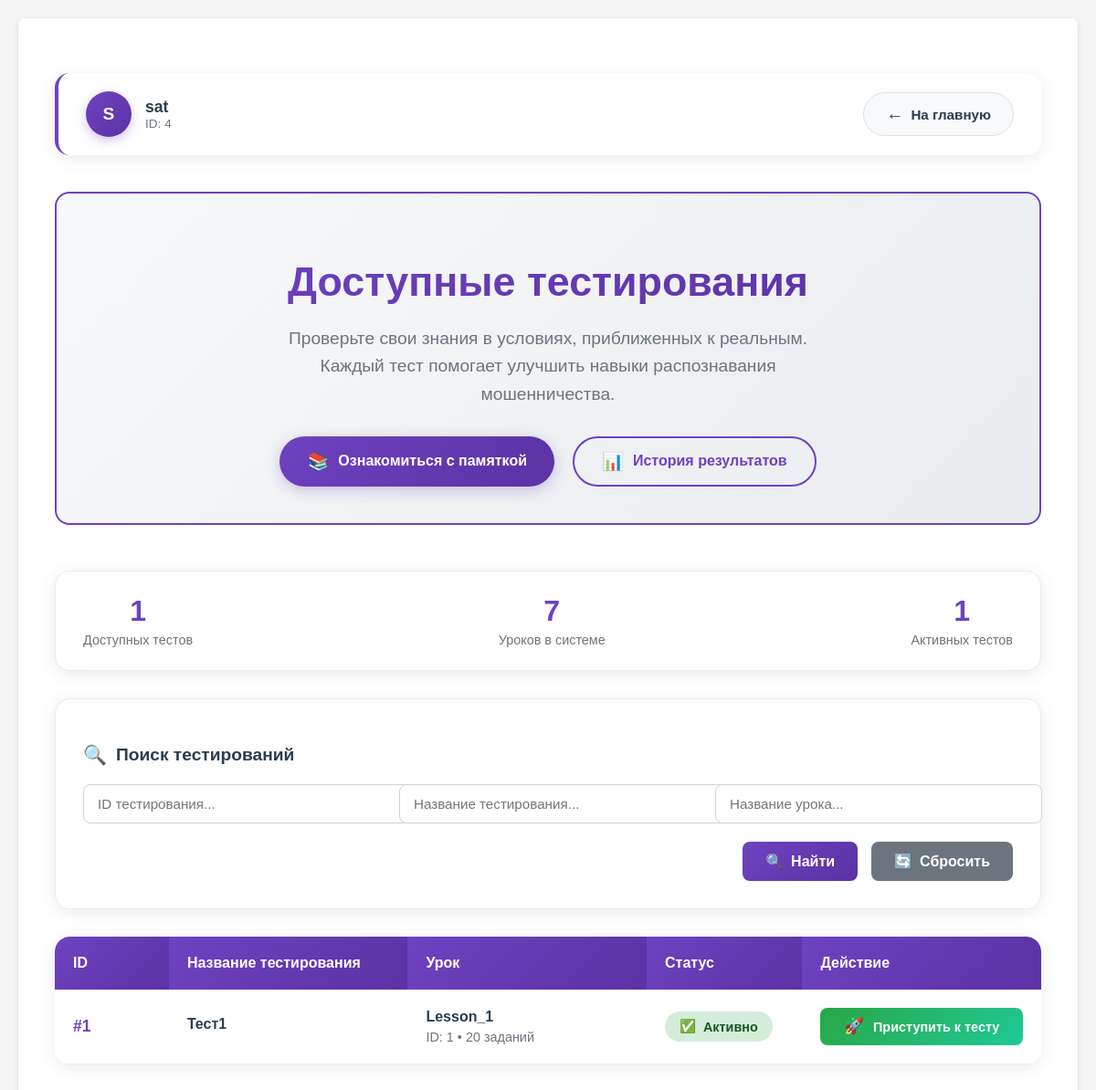
The app's page /test_room_preview (signed in), older data.
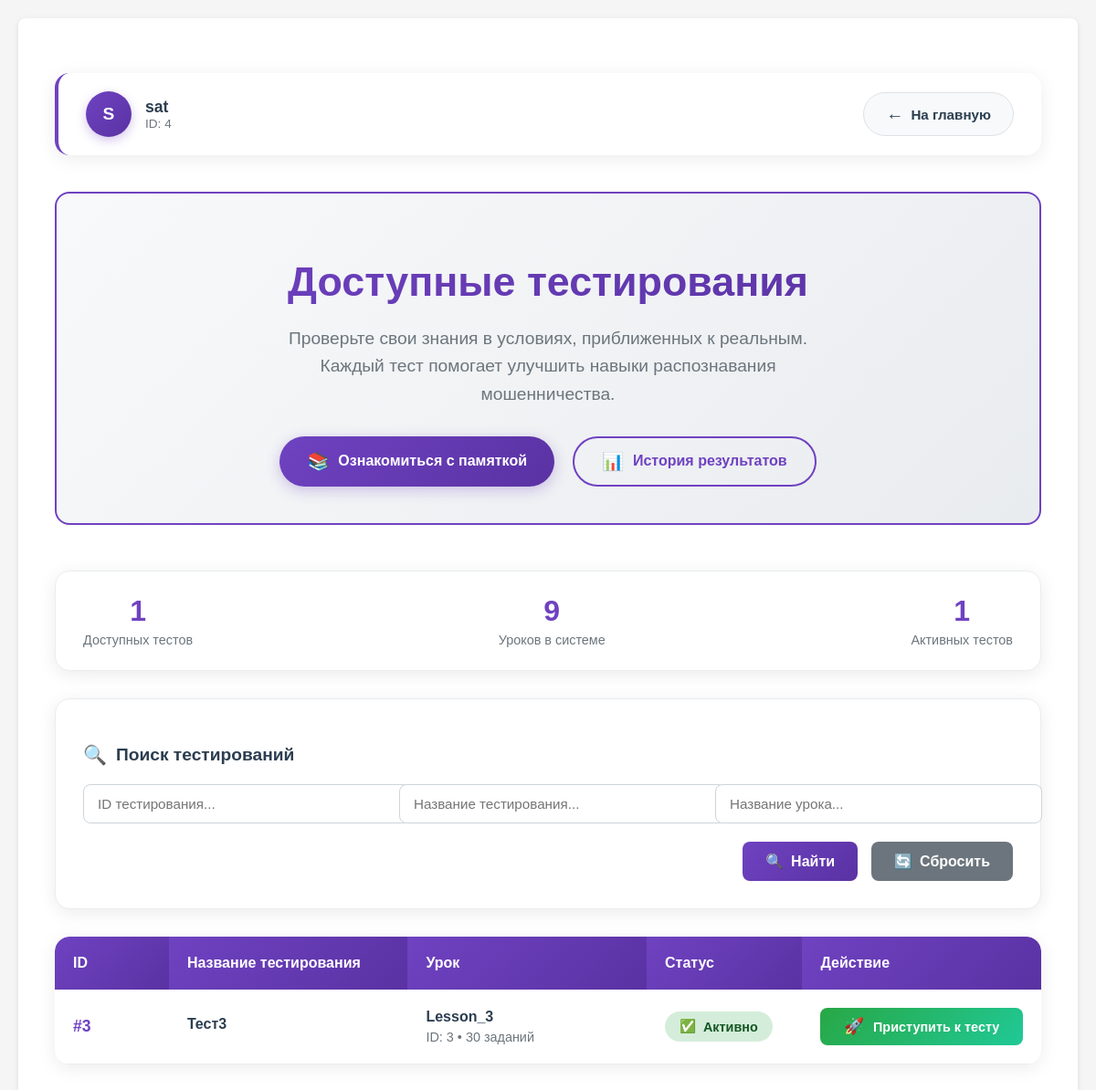
The same page, newer data.
### app.py (models this page shows, shortened)
class Testing(db.Model):
    __tablename__ = 'Testings'
    id = db.Column(db.Integer, primary_key=True)
    name = db.Column(db.String(64), unique=True, nullable=False)
    status = db.Column(db.Boolean, nullable=False)
    lesson_id = db.Column(db.Integer, nullable=False)
    group_id = db.Column(db.JSON, nullable=False)

class Lesson(db.Model):
    __tablename__ = 'Lessons'
    id = db.Column(db.Integer, primary_key=True)
    name = db.Column(db.String(64), unique=True, nullable=False)
    time = db.Column(db.Integer, nullable=False)
    price_correct = db.Column(db.Integer, default=1)
    price_wrong = db.Column(db.Integer, default=-1)
    questions = db.Column(db.JSON, nullable=False)

### app.py (the view)
@app.route('/test_room_preview')
def test_room_preview():
    curent_user = User.query.filter(
        User.username.ilike(
            session.get('curent_user')
        )
    ).first()
    testings_all = Testing.query.order_by(Testing.id).all()
    testings = list()
    user_results = Result.query.filter_by(user_id=curent_user.id).all()
    for test in testings_all:
        groups = test.group_id
        for group_id in groups:
            group = Group.query.get_or_404(group_id)
            users = group.users
            user_result = [r for r in user_results if r.testing_id == test.id]
            if curent_user.id in users and len(user_result) == 0:
                testings.append(test)
    lessons = Lesson.query.order_by(Lesson.id).all()
    lessons_dict = {lesson.id: lesson for lesson in lessons}
    return render_template('test_room_preview.html',
                           user=curent_user,
                           testings=testings,
                           lessons_dict=lessons_dict)

### app.py (called while the page is built)
@login_manager.user_loader
def load_user(user_id):
    return User.query.get(int(user_id))

### templates/test_room_preview.html (shortened to what the changed rows need)
{% extends 'base.html' %}
{% block content %}
<div class="testing-container">
    <div class="header-section">
        <h1 class="header-title">Доступные тестирования</h1>
    </div>
    <div class="stats-container">
        <div class="stat-item">
            <div class="stat-value">{{ lessons_dict|length }}</div>
            <div class="stat-label">Уроков в системе</div>
        </div>
    </div>
    {% if testings|length > 0 %}
    <div class="testing-table-container">
        <div class="table-scroll">
            <table class="testing-table">
                <thead>
                    <tr>
                        <th style="width: 10%">ID</th>
                        <th style="width: 25%">Название тестирования</th>
                        <th style="width: 25%">Урок</th>
                        <th style="width: 15%">Статус</th>
                        <th style="width: 25%">Действие</th>
                    </tr>
                </thead>
                <tbody id="scrollTableBody">
                    {% for t in testings %}
                    <tr class="scroll-testing-row">
                        <td>
                            <div class="testing-id">#{{ t.id }}</div>
                        </td>
                        <td>
                            <div class="testing-name">{{ t.name }}</div>
                        </td>
                        <td>
                            {% set lesson = lessons_dict.get(t.lesson_id) %}
                            {% if lesson %}
                                <div class="testing-name">{{ lesson.name }}</div>
                                <div class="lesson-info">
                                    ID: {{ lesson.id }} • {{ lesson.questions|length }} заданий
                                </div>
                            {% else %}
                                <div style="color: #dc3545; font-weight: 600;">
                                    <span style="font-size: 0.9rem;">⚠️</span> Урок удален
                                </div>
                                <div class="lesson-info">ID: {{ t.lesson_id }}</div>
                            {% endif %}
                        </td>
                        <td>
                            <span class="status-badge status-active">
                                <span style="font-size: 0.9rem;">✅</span>
                                Активно
                            </span>
                        </td>
                        <td>
                            <form method="get" action="{{ url_for('test_room', test=t.id, step=0) }}"
                                  style="margin: 0;">
                                <button type="submit" class="start-button">
                                    <span style="font-size: 1.1rem;">🚀</span>
                                    Приступить к тесту
                                </button>
                            </form>
                        </td>
                    </tr>
                    {% endfor %}
                </tbody>
            </table>
        </div>
    </div>
    {% endif %}
</div>
{% endblock %}
{% set show_footer = False %}

Row changes from the older to the newer data that the page shows:
no longer on this page (row unchanged): Testing: id "1", name "Тест1", questions|length "20"
no longer on this page (row edited): Lesson: name "Lesson_1", id "1"
now on this page (row edited): Testing: id "3", name "Тест3", questions|length "30"
now on this page (row unchanged): Lesson: name "Lesson_3", id "3"
Text that changed along with them:
{{ lessons_dict|length }}: "7" → "9"
